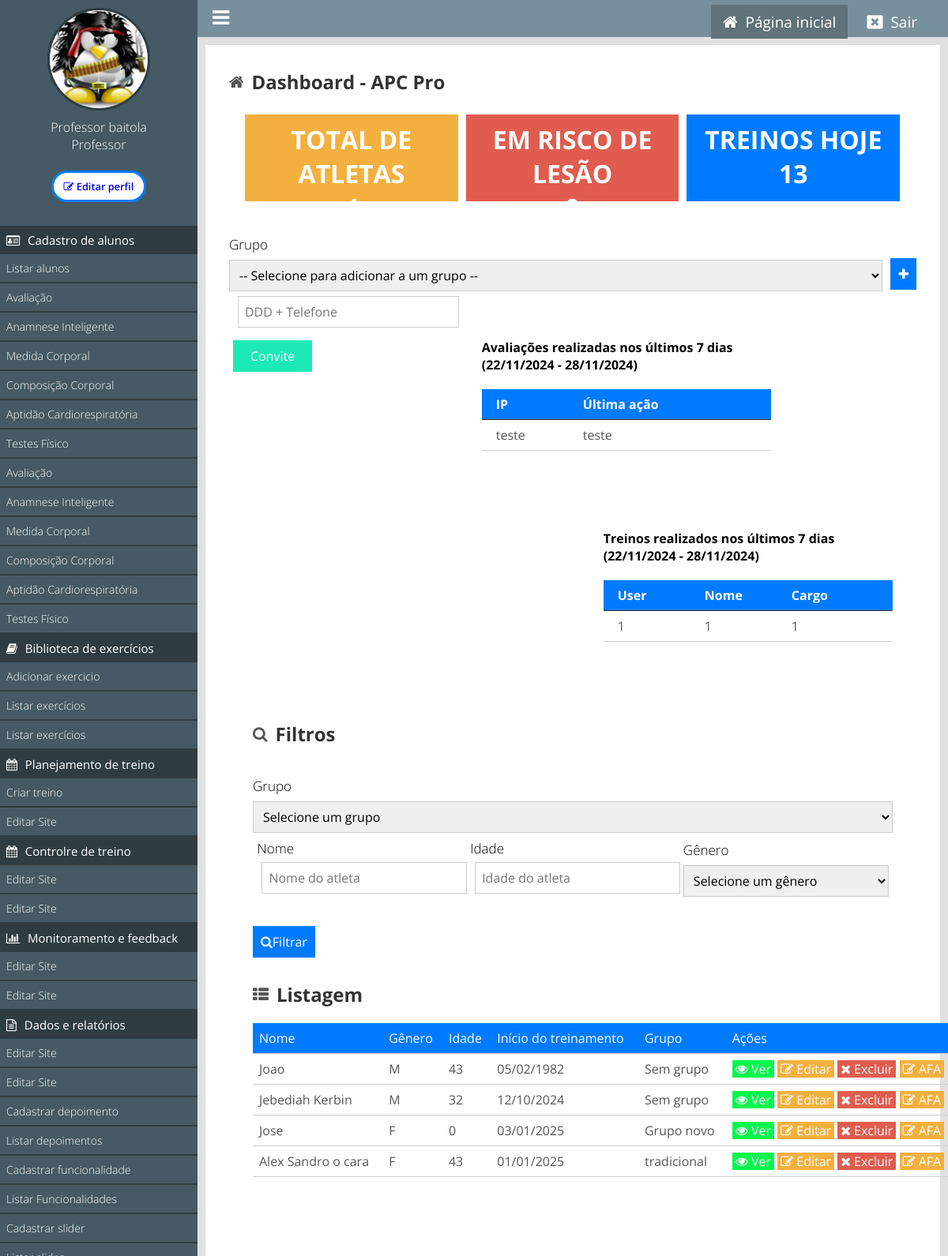
Page /painel/ (signed in) on the committed database.
### tables this page shows
CREATE TABLE IF NOT EXISTS `tb_grupos_usuarios` (
  `id` int NOT NULL AUTO_INCREMENT,
  `grupo` varchar(255) NOT NULL,
  `professor_id` int DEFAULT NULL,
  PRIMARY KEY (`id`)
);

### classes/MySql.php (called while the page is built)
<?php
    class MySql{
        private static $pdo;
        public static function conectar(){
            if(self::$pdo == null){
                try{
                    self::$pdo = new PDO('mysql:host='.HOST.';dbname='.DATABASE,USER,PASSWORD,array(PDO::MYSQL_ATTR_INIT_COMMAND => "SET NAMES utf8"));
                    self::$pdo->setAttribute(PDO::ATTR_ERRMODE,PDO::ERRMODE_EXCEPTION);
                }catch(Exception $e) {
                    echo 'erro ao conectar, tente novamente mais tarde';
                }
            }
            return self::$pdo;
        }
    }
?>

### painel/pages/listar-usuarios.php (the view, shortened to what this page needs)
<?php
$professorID = $_SESSION['id'];
$nomeFiltro = isset($_GET['NomeFiltro']) ? $_GET['NomeFiltro'] : '';
$idadeFiltro = isset($_GET['IdadeFiltro']) ? (int)$_GET['IdadeFiltro'] : '';
$sql = "SELECT u.*, g.grupo AS grupo_nome FROM `tb_admin.usuarios` u
        LEFT JOIN `tb_grupos_usuarios` g ON u.grupo_id = g.id
        WHERE u.professor_id = ?";
$filters = [$professorID];
$sql = MySql::conectar()->prepare($sql);
for ($i = 1; $i <= count($filters); $i++) {
    $sql->bindValue($i, $filters[$i - 1], is_int($filters[$i - 1]) ? PDO::PARAM_INT : PDO::PARAM_STR);
}
$sql->execute();
$usuarios = $sql->fetchAll();
?>
<div class="box-content">
    <h2><i class="fa fa-search mr-2"></i> Filtros</h2>
    <form>
        <div class="form-group left w100">
            <label for="GrupoFiltro">Grupo</label>
            <select name="GrupoFiltro" id="GrupoFiltro" class="form-control">
                <option value="">Selecione um grupo</option>
            </select>
        </div>
        <div class="linha">
            <div class="form-group w33">
                <label for="NomeFiltro">Nome</label>
                <input type="text" name="NomeFiltro" id="NomeFiltro" placeholder="Nome do atleta" class="form-control default-focus" value="<?php echo htmlspecialchars($nomeFiltro); ?>">
            </div>
            <div class="form-group w33">
                <label for="IdadeFiltro">Idade</label>
                <input type="number" name="IdadeFiltro" id="IdadeFiltro" placeholder="Idade do atleta" class="form-control" value="<?php echo htmlspecialchars($idadeFiltro); ?>">
            </div>
            <div class="form-group w33">
                <label for="GeneroFiltro">Gênero</label>
                <select id="GeneroFiltro" name="GeneroFiltro" class="form-control">
                    <option selected="" value="">Selecione um gênero</option>
                </select>
            </div>
        </div>
        <div class="form-group">
            <button type="submit" name="filtrar"><a><i class="fa fa-search mr-2"></i>Filtrar</a></button>
        </div>
    </form>
    <h2><i class="fa fa-th-list" aria-hidden="true"></i> Listagem</h2>
<table id="lista-usuarios" class="display" style="width:100%" data-order='[[ 1, "asc" ]]'>
        <thead>
            <tr>
                <td>Nome</td>
                <td>Gênero</td>
                <td>Idade</td>
                <td>Início do treinamento</td>
                <td>Grupo</td>
                <td>Ações</td>
            </tr>
        </thead>
        <tbody>
        <?php if(count($usuarios) > 0): ?>
                <?php foreach($usuarios as $usuario): ?>
                    <tr>
                        <td><?php echo $usuario['nome']; ?></td>
                        <td><?php echo $usuario['sexo']; ?></td>
                        <td>
                            <?php
                                $dataNascimento = new DateTime($usuario['data_nascimento']);
                                $hoje = new DateTime();
                                $idade = $hoje->diff($dataNascimento)->y;
                                echo $idade;
                            ?>
                        </td>
                        <td><?php echo (new DateTime($usuario['data_inicio']))->format('d/m/Y'); ?></td>
                        <td><?php echo isset($usuario['grupo_nome']) ? $usuario['grupo_nome'] : 'Sem grupo'; ?></td>
                        <td>
                            <a class="btn view" href="<?php echo INCLUDE_PATH_PAINEL . 'ver-perfil?id=' . $usuario['id']; ?>"><i class="fa fa-eye" aria-hidden="true"></i> Ver</a>
                            <a class="btn edit" href="<?php echo INCLUDE_PATH_PAINEL . 'editar-perfil?id=' . $usuario['id']; ?>"><i class="fa fa-pencil-square-o" aria-hidden="true"></i> Editar</a>
                            <a class="btn delete open-modal" data-id="<?php echo $usuario['id']; ?>" href="#"><i class="fa fa-times"></i> Excluir</a>
                            <a class="btn edit" href="<?php echo INCLUDE_PATH_PAINEL . 'listar-afa?id=' . $usuario['id']; ?>"><i class="fa fa-pencil-square-o" aria-hidden="true"></i> AFA</a>
                        </td>
                    </tr>
                <?php endforeach; ?>
            <?php endif; ?>
        </tbody>
    </table>
</div>

### painel/css/style.css (style rules this page uses)
* { margin: 0; padding: 0; box-sizing: border-box; font-family: "Open Sans", sans-serif; }
html, body { height: 100%; background: rgb(225, 225, 225); }
body { overflow-x: hidden; }
.w100 { width: 100%; }
.w33 { width: 33.3%; float: left; position: relative; padding: 0 5px; }
.linha { display: flex; flex-flow: row wrap; align-items: center; justify-content: center; }
.left { float: left; }
.box-content { background: white; padding: 30px; margin-bottom: 20px; }
table { margin: 20px 0; width: 100%; border-collapse: collapse; min-width: 900px; }
table tr { color: #555; border-bottom: 1px solid #ccc; }
table td { padding: 8px; }
table a.btn { text-decoration: none; padding: 0 4px; color: white; font-size: 16px; }
thead tr, tfoot tr { background: #007bff; color: white; }
a.btn.edit { background: #f4b03e; }
a.btn.delete { background: #e05c4e; }
a.btn.view { background: #04f74d; }
.box-content form { margin: 30px 0; }
.box-content h2 { font-size: 24px; color: #333; margin-bottom: 20px; display: flex; align-items: center; gap: 10px; }
.box-content h2 i { font-size: 20px; color: #555; }
.box-content form label { font-size: 17px; font-weight: 300; color: black; display: block; margin-top: 8px; }
.box-content form input[type="text"], .box-content form input[type="password"], .box-content form input[type="email"], .box-content form input[type="number"], .box-content form input[type="date"] { margin: 6px; font-size: 16px; font-weight: normal; color: black; width: 100%; height: 40px; padding-left: 8px; border: 1px solid #ccc; }
.box-content form select { margin-top: 8px; font-size: 16px; font-weight: normal; color: black; width: 100%; height: 40px; padding-left: 8px; border: 1px solid #ccc; }
.box-content form button { width: auto; height: 40px; cursor: pointer; margin-top: 35px; background: #007bff; font-size: 16px; color: white; border: 0; padding: 5px 10px; }
.btn { padding: 10px 20px; border: none; cursor: pointer; }
.btn.delete { background-color: #e74c3c; color: white; }

### rows in the picture
tb_admin.usuarios: nome "Joao", sexo "M", data_inicio "05/02/1982", shows "Sem grupo"
tb_admin.usuarios: nome "Jebediah Kerbin", sexo "M", data_inicio "12/10/2024", shows "Sem grupo"
tb_admin.usuarios: nome "Jose", sexo "F", data_inicio "03/01/2025", tb_grupos_usuarios.grupo "Grupo novo"
tb_admin.usuarios: nome "Alex Sandro o cara", sexo "F", data_inicio "01/01/2025", tb_grupos_usuarios.grupo "tradicional"

### other values in the picture
$_SESSION['nome'] "Professor baitola"
pegaCargo($_SESSION['cargo']) "Professor"
NOME_EMPRESA "APC Pro"
$totalAtletas "4"
calcularPeriodoUltimos7Dias() "22/11/2024 - 28/11/2024"
